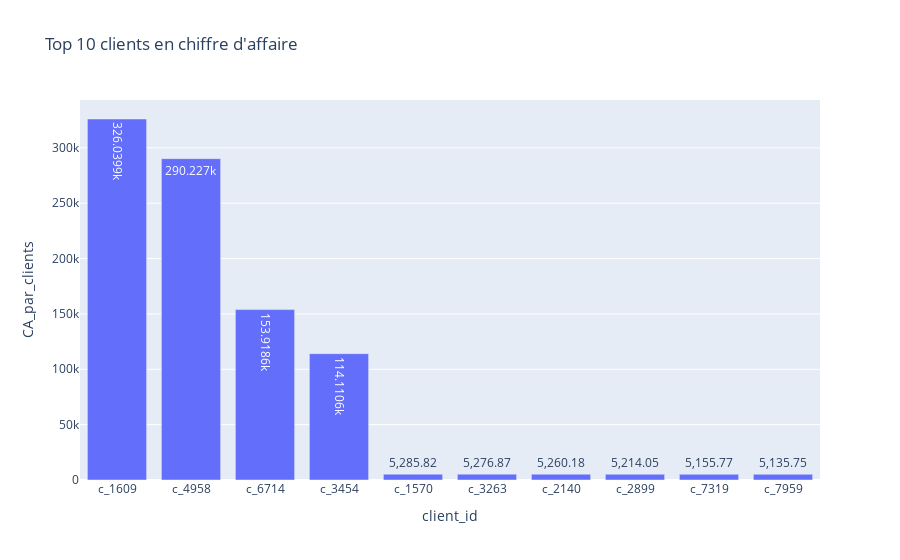

The code cell stored with this chart in its notebook:
### Code cell
#Bar chart Top 10 clients en CA
fig=px.bar(df_ca_10, x='client_id',y='CA_par_clients',text_auto=True,title='Top 10 clients en chiffre d\'affaire')
fig.show()

### Figure 1 — Plotly figure (JSON) as saved in the notebook; plotly's stock layout.template omitted (floating-point values rounded to 4 significant figures)
{"data": [{"alignmentgroup": "True", "hovertemplate": "client_id=%{x}<br>CA_par_clients=%{y}<extra></extra>", "legendgroup": "", "marker": {"color": "#636efa", "pattern": {"shape": ""}}, "name": "", "offsetgroup": "", "orientation": "v", "showlegend": false, "textposition": "auto", "texttemplate": "%{y}", "type": "bar", "x": ["c_1609", "c_4958", "c_6714", "c_3454", "c_1570", "c_3263", "c_2140", "c_2899", "c_7319", "c_7959"], "xaxis": "x", "y": [326000.0, 290200.0, 153900.0, 114100.0, 5286.0, 5277.0, 5260.0, 5214.0, 5156.0, 5136.0], "yaxis": "y"}], "layout": {"barmode": "relative", "legend": {"tracegroupgap": 0}, "title": {"text": "Top 10 clients en chiffre d'affaire"}, "xaxis": {"anchor": "y", "domain": [0, 1], "title": {"text": "client_id"}}, "yaxis": {"anchor": "x", "domain": [0, 1], "title": {"text": "CA_par_clients"}}}}
